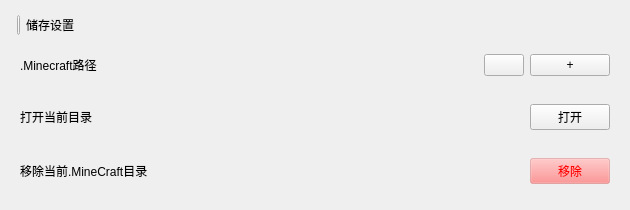
        <widget class="CardWidget" name="configureSettings">
         <property name="sizePolicy">
          <sizepolicy hsizetype="Expanding" vsizetype="Fixed">
           <horstretch>0</horstretch>
           <verstretch>0</verstretch>
          </sizepolicy>
         </property>
         <property name="minimumSize">
          <size>
           <width>630</width>
           <height>210</height>
          </size>
         </property>
         <property name="maximumSize">
          <size>
           <width>16777215</width>
           <height>210</height>
          </size>
         </property>
         <layout class="QGridLayout" name="gridLayout_15">
          <item row="0" column="3">
           <spacer name="configureSettingsSpacer">
            <property name="orientation">
             <enum>Qt::Horizontal</enum>
            </property>
            <property name="sizeHint" stdset="0">
             <size>
              <width>40</width>
              <height>20</height>
             </size>
            </property>
           </spacer>
          </item>
          <item row="0" column="1">
           <widget class="PrimaryPushButton" name="configureSettingsIndicator">
            <property name="minimumSize">
             <size>
              <width>3</width>
              <height>20</height>
             </size>
            </property>
            <property name="maximumSize">
             <size>
              <width>3</width>
              <height>20</height>
             </size>
            </property>
            <property name="text">
             <string/>
            </property>
           </widget>
          </item>
          <item row="2" column="0" colspan="4">
           <widget class="QWidget" name="onlySaveGlobalServerConfig" native="true">
            <property name="sizePolicy">
             <sizepolicy hsizetype="Expanding" vsizetype="Fixed">
              <horstretch>0</horstretch>
              <verstretch>0</verstretch>
             </sizepolicy>
            </property>
            <layout class="QHBoxLayout" name="horizontalLayout_63">
             <item>
              <widget class="BodyLabel" name="onlySaveGlobalServerConfigTitle">
               <property name="sizePolicy">
                <sizepolicy hsizetype="Fixed" vsizetype="Fixed">
                 <horstretch>0</horstretch>
                 <verstretch>0</verstretch>
                </sizepolicy>
               </property>
               <property name="text">
                <string>打开当前目录</string>
               </property>
              </widget>
             </item>
             <item>
              <spacer name="onlySaveGlobalServerConfigSpacer">
               <property name="orientation">
                <enum>Qt::Horizontal</enum>
               </property>
               <property name="sizeHint" stdset="0">
                <size>
                 <width>321</width>
                 <height>20</height>
                </size>
               </property>
              </spacer>
             </item>
             <item>
              <widget class="PrimaryPushButton" name="PrimaryPushButton_2">
               <property name="text">
                <string>打开</string>
               </property>
              </widget>
             </item>
            </layout>
           </widget>
          </item>
          <item row="3" column="0" colspan="4">
           <widget class="QWidget" name="clearAllNewServerConfigInProgram" native="true">
            <property name="sizePolicy">
             <sizepolicy hsizetype="Expanding" vsizetype="Fixed">
              <horstretch>0</horstretch>
              <verstretch>0</verstretch>
             </sizepolicy>
            </property>
            <layout class="QHBoxLayout" name="horizontalLayout_65">
             <item>
              <widget class="BodyLabel" name="clearAllNewServerConfigInProgramTitle">
               <property name="sizePolicy">
                <sizepolicy hsizetype="Fixed" vsizetype="Fixed">
                 <horstretch>0</horstretch>
                 <verstretch>0</verstretch>
                </sizepolicy>
               </property>
               <property name="text">
                <string>移除当前.MineCraft目录</string>
               </property>
              </widget>
             </item>
             <item>
              <spacer name="clearAllNewServerConfigInProgramSpacer">
               <property name="orientation">
                <enum>Qt::Horizontal</enum>
               </property>
               <property name="sizeHint" stdset="0">
                <size>
                 <width>321</width>
                 <height>20</height>
                </size>
               </property>
              </spacer>
             </item>
             <item>
              <widget class="PushButton" name="deleteBtn">
               <property name="styleSheet">
                <string notr="true">PushButton, ToolButton, ToggleButton, ToggleToolButton {
    color: black;
    background: rgba(255, 255, 255, 0.7);
    border: 1px solid rgba(0, 0, 0, 0.073);
    border-bottom: 1px solid rgba(0, 0, 0, 0.183);
    border-radius: 5px;
    /* font: 14px 'Segoe UI', 'Microsoft YaHei'; */
    padding: 5px 12px 6px 12px;
    outline: none;
}

ToolButton {
    padding: 5px 9px 6px 8px;
}

PushButton[hasIcon=false] {
    padding: 5px 12px 6px 12px;
}

PushButton[hasIcon=true] {
    padding: 5px 12px 6px 36px;
}

DropDownToolButton, PrimaryDropDownToolButton {
    padding: 5px 31px 6px 8px;
}

DropDownPushButton[hasIcon=false],
PrimaryDropDownPushButton[hasIcon=false] {
    padding: 5px 31px 6px 12px;
}

DropDownPushButton[hasIcon=true],
PrimaryDropDownPushButton[hasIcon=true] {
    padding: 5px 31px 6px 36px;
}

PushButton:hover, ToolButton:hover, ToggleButton:hover, ToggleToolButton:hover {
    background: rgba(249, 249, 249, 0.5);
}

PushButton:pressed, ToolButton:pressed, ToggleButton:pressed, ToggleToolButton:pressed {
    color: rgba(0, 0, 0, 0.63);
    background: rgba(249, 249, 249, 0.3);
    border-bottom: 1px solid rgba(0, 0, 0, 0.073);
}

PushButton:disabled, ToolButton:disabled, ToggleButton:disabled, ToggleToolButton:disabled {
    color: rgba(0, 0, 0, 0.36);
    background: rgba(249, 249, 249, 0.3);
    border: 1px solid rgba(0, 0, 0, 0.06);
    border-bottom: 1px solid rgba(0, 0, 0, 0.06);
}


PrimaryPushButton,
PrimaryToolButton,
ToggleButton:checked,
ToggleToolButton:checked {
    color: white;
    background-color: #009faa;
    border: 1px solid #00a7b3;
    border-bottom: 1px solid #007780;
}

PrimaryPushButton:hover,
PrimaryToolButton:hover,
ToggleButton:checked:hover,
ToggleToolButton:checked:hover {
    background-color: #00a7b3;
    border: 1px solid #2daab3;
    border-bottom: 1px solid #007780;
}

PrimaryPushButton:pressed,
PrimaryToolButton:pressed,
ToggleButton:checked:pressed,
ToggleToolButton:checked:pressed {
    color: rgba(255, 255, 255, 0.63);
    background-color: #3eabb3;
    border: 1px solid #3eabb3;
}

PrimaryPushButton:disabled,
PrimaryToolButton:disabled,
ToggleButton:checked:disabled,
ToggleToolButton:checked:disabled {
    color: rgba(255, 255, 255, 0.9);
    background-color: rgb(205, 205, 205);
    border: 1px solid rgb(205, 205, 205);
}

SplitDropButton,
PrimarySplitDropButton {
    border-left: none;
    border-top-left-radius: 0;
    border-bottom-left-radius: 0;
}

#splitPushButton,
#splitToolButton,
#primarySplitPushButton,
#primarySplitToolButton {
    border-top-right-radius: 0;
    border-bottom-right-radius: 0;
}

#splitPushButton:pressed,
#splitToolButton:pressed,
SplitDropButton:pressed {
    border-bottom: 1px solid rgba(0, 0, 0, 0.183);
}

PrimarySplitDropButton:pressed {
    border-bottom: 1px solid #007780;
}

#primarySplitPushButton, #primarySplitToolButton {
    border-right: 1px solid #3eabb3;
}

#primarySplitPushButton:pressed, #primarySplitToolButton:pressed {
    border-bottom: 1px solid #007780;
}

HyperlinkButton {
    /* font: 14px 'Segoe UI', 'Microsoft YaHei'; */
    padding: 6px 12px 6px 12px;
    color: #009faa;
    border: none;
    border-radius: 6px;
    background-color: transparent;
}

HyperlinkButton:hover {
    background-color: rgba(0, 0, 0, 15);
}

HyperlinkButton:pressed {
    background-color: rgba(0, 0, 0, 7);
}

HyperlinkButton:disabled {
    color: rgba(0, 0, 0, 0.43)
}


RadioButton {
    min-height: 24px;
    max-height: 24px;
    background-color: transparent;
    font: 14px 'Segoe UI', 'Microsoft YaHei', 'PingFang SC';
    color: black;
}

RadioButton::indicator {
    width: 18px;
    height: 18px;
    border-radius: 11px;
    border: 2px solid #999999;
    background-color: rgba(0, 0, 0, 5);
    margin-right: 4px;
}

RadioButton::indicator:hover {
    background-color: rgba(0, 0, 0, 0);
}

RadioButton::indicator:pressed {
    border: 2px solid #bbbbbb;
    background-color: qradialgradient(spread:pad, cx:0.5, cy:0.5, radius:0.5, fx:0.5, fy:0.5,
            stop:0 rgb(255, 255, 255),
            stop:0.5 rgb(255, 255, 255),
            stop:0.6 rgb(225, 224, 223),
            stop:1 rgb(225, 224, 223));
}

RadioButton::indicator:checked {
    height: 22px;
    width: 22px;
    border: none;
    border-radius: 11px;
    background-color: qradialgradient(spread:pad, cx:0.5, cy:0.5, radius:0.5, fx:0.5, fy:0.5,
            stop:0 rgb(255, 255, 255),
            stop:0.5 rgb(255, 255, 255),
            stop:0.6 #009faa,
            stop:1 #009faa);
}

RadioButton::indicator:checked:hover {
    background-color: qradialgradient(spread:pad, cx:0.5, cy:0.5, radius:0.5, fx:0.5, fy:0.5,
            stop:0 rgb(255, 255, 255),
            stop:0.6 rgb(255, 255, 255),
            stop:0.7 #009faa,
            stop:1 #009faa);
}

RadioButton::indicator:checked:pressed {
    background-color: qradialgradient(spread:pad, cx:0.5, cy:0.5, radius:0.5, fx:0.5, fy:0.5,
            stop:0 rgb(255, 255, 255),
            stop:0.5 rgb(255, 255, 255),
            stop:0.6 #009faa,
            stop:1 #009faa);
}

RadioButton:disabled {
    color: rgba(0, 0, 0, 110);
}

RadioButton::indicator:disabled {
    border: 2px solid #bbbbbb;
    background-color: transparent;
}

RadioButton::indicator:disabled:checked {
    border: none;
    background-color: qradialgradient(spread:pad, cx:0.5, cy:0.5, radius:0.5, fx:0.5, fy:0.5,
            stop:0 rgb(255, 255, 255),
            stop:0.5 rgb(255, 255, 255),
            stop:0.6 rgba(0, 0, 0, 0.2169),
            stop:1 rgba(0, 0, 0, 0.2169));
}

TransparentToolButton,
TransparentToggleToolButton,
TransparentDropDownToolButton,
TransparentPushButton,
TransparentDropDownPushButton,
TransparentTogglePushButton {
    background-color: transparent;
    border: none;
    border-radius: 5px;
    margin: 0;
}

TransparentToolButton:hover,
TransparentToggleToolButton:hover,
TransparentDropDownToolButton:hover,
TransparentPushButton:hover,
TransparentDropDownPushButton:hover,
TransparentTogglePushButton:hover {
    background-color: rgba(0, 0, 0, 9);
    border: none;
}

TransparentToolButton:pressed,
TransparentToggleToolButton:pressed,
TransparentDropDownToolButton:pressed,
TransparentPushButton:pressed,
TransparentDropDownPushButton:pressed,
TransparentTogglePushButton:pressed {
    background-color: rgba(0, 0, 0, 6);
    border: none;
}

TransparentToolButton:disabled,
TransparentToggleToolButton:disabled,
TransparentDropDownToolButton:disabled,
TransprentPushButton:disabled,
TransparentDropDownPushButton:disabled,
TransprentTogglePushButton:disabled {
    background-color: transparent;
    border: none;
}


PillPushButton,
PillPushButton:hover,
PillPushButton:pressed,
PillPushButton:disabled,
PillPushButton:checked,
PillPushButton:checked:hover,
PillPushButton:checked:pressed,
PillPushButton:disabled:checked,
PillToolButton,
PillToolButton:hover,
PillToolButton:pressed,
PillToolButton:disabled,
PillToolButton:checked,
PillToolButton:checked:hover,
PillToolButton:checked:pressed,
PillToolButton:disabled:checked {
    background-color: transparent;
    border: none;
}
QPushButton {
	background-color: rgba(255, 117, 117, 30%);
	color: rgb(255, 0, 0)
}
QPushButton:hover {
	background-color: rgba(255, 117, 117, 30%);
	color: rgb(255, 0, 0)
}</string>
               </property>
               <property name="text">
                <string>移除</string>
               </property>
              </widget>
             </item>
            </layout>
           </widget>
          </item>
          <item row="0" column="2">
           <widget class="StrongBodyLabel" name="configureSettingsTitle">
            <property name="text">
             <string>储存设置</string>
            </property>
           </widget>
          </item>
          <item row="1" column="0" colspan="4">
           <widget class="QWidget" name="newServerType" native="true">
            <property name="sizePolicy">
             <sizepolicy hsizetype="Expanding" vsizetype="Fixed">
              <horstretch>0</horstretch>
              <verstretch>0</verstretch>
             </sizepolicy>
            </property>
            <layout class="QHBoxLayout" name="horizontalLayout_64">
             <item>
              <widget class="BodyLabel" name="newServerTypeTitle">
               <property name="sizePolicy">
                <sizepolicy hsizetype="Fixed" vsizetype="Fixed">
                 <horstretch>0</horstretch>
                 <verstretch>0</verstretch>
                </sizepolicy>
               </property>
               <property name="text">
                <string>.Minecraft路径</string>
               </property>
              </widget>
             </item>
             <item>
              <spacer name="newServerTypeSpacer">
               <property name="orientation">
                <enum>Qt::Horizontal</enum>
               </property>
               <property name="sizeHint" stdset="0">
                <size>
                 <width>40</width>
                 <height>20</height>
                </size>
               </property>
              </spacer>
             </item>
             <item>
              <widget class="ComboBox" name="newServerTypeComboBox"/>
             </item>
             <item>
              <widget class="PrimaryPushButton" name="PrimaryPushButton">
               <property name="text">
                <string>+</string>
               </property>
              </widget>
             </item>
            </layout>
           </widget>
          </item>
         </layout>
        </widget>
